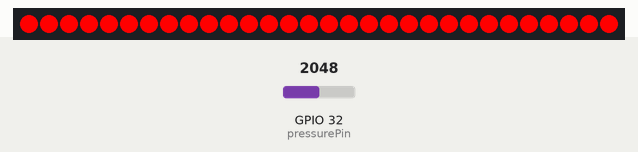
A sketch run on a simulated ESP32. Parts: 30 RGB LEDs in strip order, left to right. Inputs (shaded band) come from the test bench; at power-on: GPIO 32 (pressurePin) = 2048. Nothing arrives over Bluetooth unless stated.

Above: at 6.2 s.
6.3 s: GPIO 32 (pressurePin) set to 2947
7.8 s: GPIO 32 (pressurePin) set to 3042
At 8.5 s:
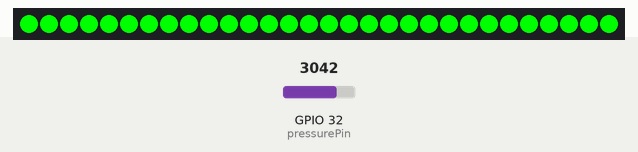
9.3 s: GPIO 32 (pressurePin) set to 960
At 10.3 s:
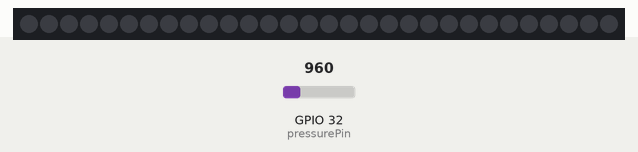
10.8 s: GPIO 32 (pressurePin) set to 1027
At 12.0 s:
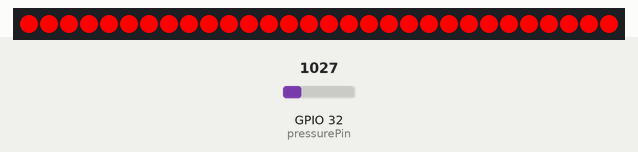
12.3 s: GPIO 32 (pressurePin) set to 491
At 12.7 s:
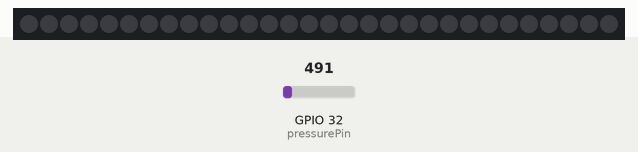
Timing chart, 0 to 14.8 s (numbered marks = the images above; inputs shaded):
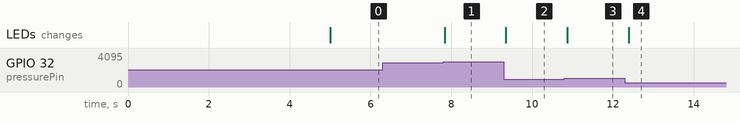

The sketch:

embedded.ino
```cpp
#include <Adafruit_NeoPixel.h>
// BLE Client Header Files
#include <BLEDevice.h>
#include <BLEUtils.h>
#include <BLEClient.h>
#include <BLEScan.h>

int pressurePin = A4;

#define PIN_NEO_PIXEL 2  // The ESP32 pin GPIO2 connected to NeoPixel
#define NUM_PIXELS 30     // The number of LEDs (pixels) on NeoPixel LED strip
#define SERVICE_UUID "12345678-1234-5678-1234-56789abcdef0"
#define CHARACTERISTIC_UUID "87654321-4321-6789-4321-abcdef987654"

static BLEAdvertisedDevice* myDevice;
Adafruit_NeoPixel NeoPixel(NUM_PIXELS, PIN_NEO_PIXEL, NEO_GRB + NEO_KHZ800);

class MyAdvertisedDeviceCallbacks: public BLEAdvertisedDeviceCallbacks {
    void onResult(BLEAdvertisedDevice advertisedDevice) {
        if (advertisedDevice.haveServiceUUID() && advertisedDevice.getServiceUUID().equals(BLEUUID(SERVICE_UUID))) {
            Serial.println("Found target BLE Server!");
            myDevice = new BLEAdvertisedDevice(advertisedDevice);
        }
    }
};

void setup() {
  // initialize serial communications at 9600 bps:
  Serial.begin(115200); // Starts the serial communication

  BLEDevice::init("Montessori Board (Mimic)");
  BLEScan* pBLEScan = BLEDevice::getScan();
  pBLEScan->setAdvertisedDeviceCallbacks(new MyAdvertisedDeviceCallbacks());
  pBLEScan->setActiveScan(true);
  pBLEScan->start(5, false);

  if (myDevice) {
      BLEClient* pClient = BLEDevice::createClient();
      pClient->connect(myDevice);
      BLERemoteService* pRemoteService = pClient->getService(SERVICE_UUID);
      if (pRemoteService) {
          BLERemoteCharacteristic* pRemoteCharacteristic = pRemoteService->getCharacteristic(CHARACTERISTIC_UUID);
          if (pRemoteCharacteristic) {
              String value = pRemoteCharacteristic->readValue();
              String stringValue = String(value.c_str());
              Serial.print("Characteristic value: ");
              Serial.println(stringValue);
          }
      }
      pClient->disconnect();
  }

  pinMode(pressurePin, INPUT_PULLUP);
  NeoPixel.begin();  // initialize NeoPixel strip object
}

void loop() {
  int sensorValue = analogRead(pressurePin);

  if (sensorValue > 3000) {
    for (int pixel = 0; pixel < NUM_PIXELS; pixel++) {           // for each pixel
      NeoPixel.setPixelColor(pixel, NeoPixel.Color(0, 255, 0));  // it only takes effect if pixels.show() is called
    }
  }
  else if (sensorValue > 1000) {
    for (int pixel = 0; pixel < NUM_PIXELS; pixel++) {           // for each pixel
      NeoPixel.setPixelColor(pixel, NeoPixel.Color(255, 0, 0));  // it only takes effect if pixels.show() is called
    }
  }
  else {
    for (int pixel = 0; pixel < NUM_PIXELS; pixel++) {
      NeoPixel.setPixelColor(pixel, NeoPixel.Color(0, 0, 0));
    }
  }

  NeoPixel.show();                                           // update to the NeoPixel Led Strip
  delay(100);

}
```

Measured:
- the behaviour switches between 3000 and 3001 on GPIO 32 (pressurePin) (found by bisection; images 0 and 1)
- the behaviour switches between 1000 and 1001 on GPIO 32 (pressurePin) (found by bisection; images 2 and 3)
- after the input at 6.3 s, every drawn part: stays the same
- after the input at 7.8 s, the LEDs: change at once (image 1)
- after the input at 9.3 s, the LEDs: change after 0.05 s (image 2)
- after the input at 10.8 s, the LEDs: change after 0.07 s (image 3)
- after the input at 12.3 s, the LEDs: change after 0.09 s (image 4)
